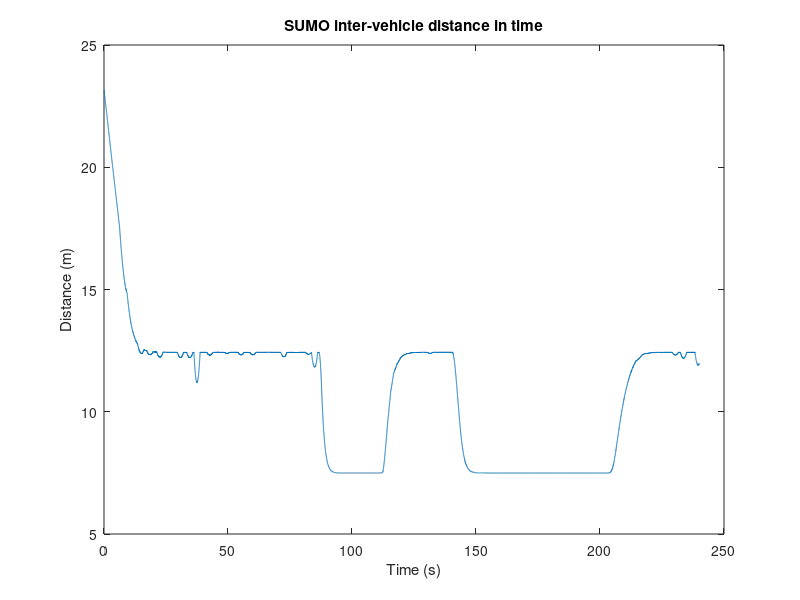

Write MATLAB code to recreate this figure. (Note: this script raises an error after producing the figure.)
clear all
%close all
clc

load('sumodata.mat')

figure
plot(vtime,dist)
xlabel('Time (s)')
ylabel('Distance (m)')
title('SUMO inter-vehicle distance in time')

t=0:0.0000005:vtime(end);
d=interp1(vtime,dist,t);

const=[4 8 16 32 64];
    
%% Local Variables: number of bits, samples, guard symbols, temp variables for interfunction calls
nfft=64; %fft size
subcar=48; %number of data subcarriers
guard = (nfft-subcar)/2;
nsym=10000; %number of ofdm symbols

ncp=4; %cyclic prefix size
nbitsym = nfft + ncp;


k=1:floor(length(t)/(nbitsym*nsym));

% Channel Effect 1
tt=t((nbitsym*nsym)*(k-1)+1:(k*nbitsym*nsym));
tt0(k)=t((nbitsym*nsym)*(k-1)+1);


        
load('sumober10.mat')

%% Plot SNR vs. BER for block type CE
figure
semilogy(qsnr(1,:),qber(1,:),'d')
hold on
semilogy(qsnr(2,:),qber(2,:),'s')
hold on
semilogy(qsnr(3,:),qber(3,:),'p')
hold on
semilogy(qsnr(4,:),qber(4,:),'h')
hold on
semilogy(qsnr(5,:),qber(5,:),'^')
xlabel('Eb/N0 (dB)')
ylabel('BER')
legend('4-QAM','8-QAM','16-QAM','32-QAM','64-QAM')
title('Proposed CE SUMO')
grid on

figure
semilogy(tt0,(1-qber(1,:))*(2*subcar/2)/(nfft+ncp),'-m','LineWidth',2)
hold on
semilogy(tt0,(1-qber(2,:))*(3*subcar/2)/(nfft+ncp),'-g','LineWidth',2)
hold on
semilogy(tt0,(1-qber(3,:))*(4*subcar/2)/(nfft+ncp),'-b','LineWidth',2)
hold on
semilogy(tt0,(1-qber(4,:))*(5*subcar/2)/(nfft+ncp),'-c','LineWidth',2)
hold on
semilogy(tt0,(1-qber(5,:))*(6*subcar/2)/(nfft+ncp),'-r','LineWidth',2)
xlabel('Time (s)')
ylabel('Spectral Efficiency (C [bits/s/Hz])')
legend('4-QAM','8-QAM','16-QAM','32-QAM','64-QAM')
%title('Proposed CE SUMO')
%ylim([0 6.5])
grid on




